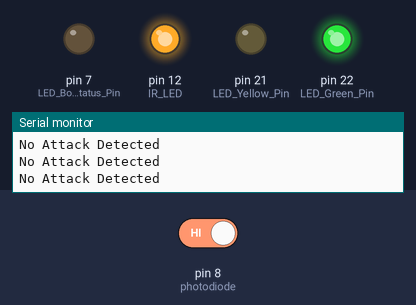
Bench run of a sketch on a simulated Arduino Mega 2560, built with avr-gcc and run on an emulated ATmega2560. Shown: output pins drawn as LEDs (lit = HIGH), the last lines printed to the serial monitor. Inputs (shaded band) come from the test bench; at power-on: pin 8 (photodiode) HIGH. Pins used as bus, display or sensor lines are not drawn.

Above: at 1.2 s.
1.3 s: pin 8 (photodiode) driven LOW
At 2.5 s:
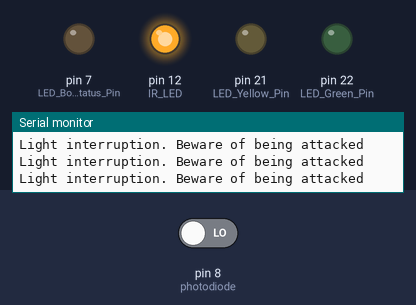
2.8 s: pin 8 (photodiode) driven HIGH
At 3.9 s:
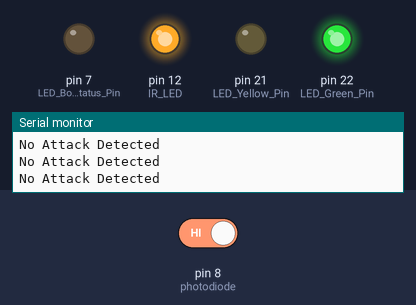
Timing chart, 0 to 5.8 s (numbered marks = the images above; inputs shaded):
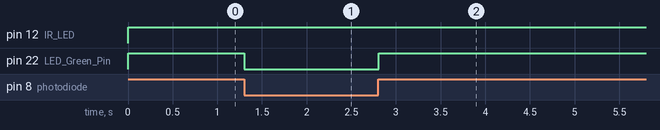

The sketch:

Lichunterbrechung.ino
```cpp
#include <Wire.h>

const int IR_LED = 12;               //IR-Led
const int photodiode = 8;            //Photodiode
const int LED_Red_Pin = 1;           //Led_Rot
const int LED_Board_Status_Pin = 7;  //Board Satus Led
const int LED_Green_Pin = 22;        //Led_Grün
const int LED_Yellow_Pin = 21;       //Led_Gelb
const int Buzzer = 0; //Buzzer
void setup() {

  Serial.begin(115200);
  while (!Serial)
    ;  // Wait for serial monitor to open
  pinMode(LED_Board_Status_Pin, OUTPUT);
  pinMode(LED_Red_Pin, OUTPUT);
  pinMode(LED_Green_Pin, OUTPUT);
  pinMode(LED_Yellow_Pin, OUTPUT);
  pinMode(IR_LED, OUTPUT);  // Set the IR_LED pin as output
  pinMode(Buzzer, OUTPUT);
  Serial.begin(9600);       // Start the serial communication for debugging
}

void loop() {
  digitalWrite(IR_LED, HIGH);
  if (digitalRead(photodiode) == LOW) {
    Serial.println("Light interruption. Beware of being attacked");
    digitalWrite(LED_Red_Pin, HIGH);
    digitalWrite(LED_Green_Pin, LOW);
    digitalWrite(Buzzer, HIGH);
  } else {
    Serial.println("No Attack Detected");
    digitalWrite(LED_Red_Pin, LOW);
    digitalWrite(LED_Green_Pin, HIGH);
    digitalWrite(Buzzer, LOW);
  }
  delay(100);
}
```

Measured:
- after the input at 1.3 s, pin 22 (LED_Green_Pin): HIGH → LOW at once
- after the input at 2.8 s, pin 22 (LED_Green_Pin): LOW → HIGH at once
